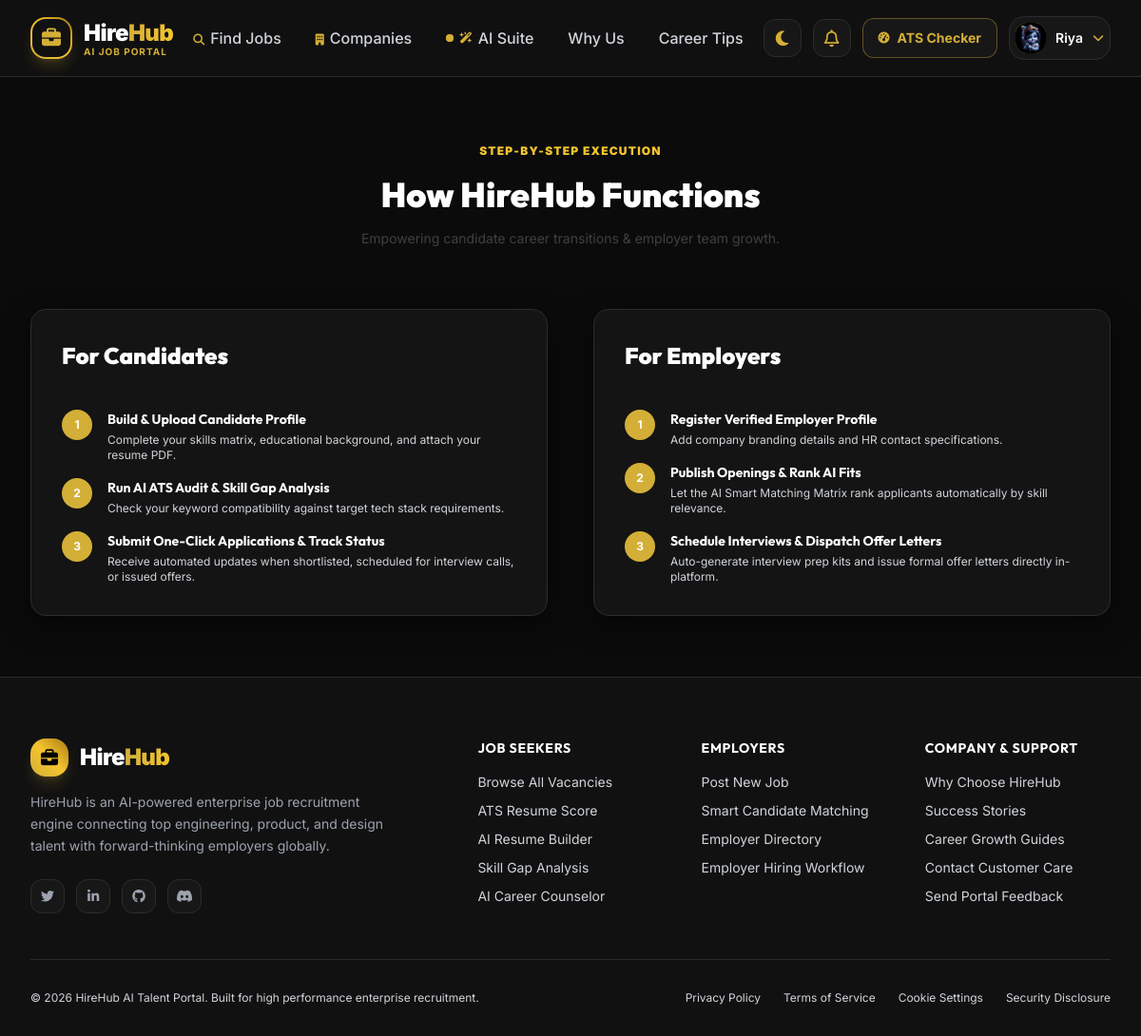
Page /how-it-works/ (signed in) on the committed database.
### accounts/models.py (models this page shows, shortened)
class User(AbstractUser):
    ROLE_CHOICES = (
        ('jobseeker', 'Job Seeker'),
        ('employer', 'Employer'),
        ('admin', 'Admin'),
    )
    role = models.CharField(max_length=20, choices=ROLE_CHOICES, default='jobseeker')
    phone = models.CharField(max_length=20, blank=True, null=True)
    avatar = models.ImageField(upload_to='avatars/', blank=True, null=True)
    is_verified = models.BooleanField(default=False)
    bio = models.TextField(blank=True, null=True)
    created_at = models.DateTimeField(auto_now_add=True)
    @property
    def is_jobseeker(self):
        return self.role == 'jobseeker'
    @property
    def is_employer(self):
        return self.role == 'employer'

### reports/views.py (the view)
# urls.py: path('how-it-works/', report_views.static_how_it_works, name='how_it_works'),
def static_how_it_works(request):
    return render(request, 'reports/how_it_works.html')

### accounts/context_processors.py (called while the page is built)
def global_context(request):
    context = {
        'all_categories': Category.objects.all()[:8] if Category.objects.exists() else [],
        'unread_notifications_count': 0,
        'user_company': None
    }
    if request.user.is_authenticated:
        context['unread_notifications_count'] = Notification.objects.filter(user=request.user, is_read=False).count()
        if request.user.is_employer:
            context['user_company'] = Company.objects.filter(employer=request.user).first()
    return context

### templates/reports/how_it_works.html (shortened to what this page needs)
{% extends 'base/base.html' %}
{% block content %}
<div class="py-16 bg-slate-50 dark:bg-slate-950">
    <div class="max-w-7xl mx-auto px-4 sm:px-6 lg:px-8 space-y-16">
        <div class="text-center max-w-3xl mx-auto space-y-4">
            <span class="text-xs font-black uppercase tracking-widest text-indigo-600 dark:text-indigo-400">Step-by-Step Execution</span>
            <h1 class="text-4xl font-black text-slate-900 dark:text-white">How HireHub Functions</h1>
            <p class="text-slate-600 dark:text-slate-300 text-sm">Empowering candidate career transitions & employer team growth.</p>
        </div>
        <div class="grid grid-cols-1 md:grid-cols-2 gap-12">
            <div class="glass-card p-8 rounded-3xl space-y-6 shadow-xl">
                <h3 class="text-2xl font-black text-slate-900 dark:text-white border-b border-slate-200 dark:border-slate-800 pb-4">For Candidates</h3>
                <div class="space-y-4 text-xs">
                    <div class="flex items-start space-x-4">
                        <span class="w-8 h-8 rounded-full bg-indigo-600 text-white font-bold flex items-center justify-center flex-shrink-0">1</span>
                        <div>
                            <h4 class="font-bold text-sm text-slate-900 dark:text-white">Build & Upload Candidate Profile</h4>
                            <p class="text-slate-500 mt-1">Complete your skills matrix, educational background, and attach your resume PDF.</p>
                        </div>
                    </div>
                    <div class="flex items-start space-x-4">
                        <span class="w-8 h-8 rounded-full bg-indigo-600 text-white font-bold flex items-center justify-center flex-shrink-0">2</span>
                        <div>
                            <h4 class="font-bold text-sm text-slate-900 dark:text-white">Run AI ATS Audit & Skill Gap Analysis</h4>
                            <p class="text-slate-500 mt-1">Check your keyword compatibility against target tech stack requirements.</p>
                        </div>
                    </div>
                    <div class="flex items-start space-x-4">
                        <span class="w-8 h-8 rounded-full bg-indigo-600 text-white font-bold flex items-center justify-center flex-shrink-0">3</span>
                        <div>
                            <h4 class="font-bold text-sm text-slate-900 dark:text-white">Submit One-Click Applications & Track Status</h4>
                            <p class="text-slate-500 mt-1">Receive automated updates when shortlisted, scheduled for interview calls, or issued offers.</p>
                        </div>
                    </div>
                </div>
            </div>
            <div class="glass-card p-8 rounded-3xl space-y-6 shadow-xl">
                <h3 class="text-2xl font-black text-slate-900 dark:text-white border-b border-slate-200 dark:border-slate-800 pb-4">For Employers</h3>
                <div class="space-y-4 text-xs">
                    <div class="flex items-start space-x-4">
                        <span class="w-8 h-8 rounded-full bg-purple-600 text-white font-bold flex items-center justify-center flex-shrink-0">1</span>
                        <div>
                            <h4 class="font-bold text-sm text-slate-900 dark:text-white">Register Verified Employer Profile</h4>
                            <p class="text-slate-500 mt-1">Add company branding details and HR contact specifications.</p>
                        </div>
                    </div>
                    <div class="flex items-start space-x-4">
                        <span class="w-8 h-8 rounded-full bg-purple-600 text-white font-bold flex items-center justify-center flex-shrink-0">2</span>
                        <div>
                            <h4 class="font-bold text-sm text-slate-900 dark:text-white">Publish Openings & Rank AI Fits</h4>
                            <p class="text-slate-500 mt-1">Let the AI Smart Matching Matrix rank applicants automatically by skill relevance.</p>
                        </div>
                    </div>
                    <div class="flex items-start space-x-4">
                        <span class="w-8 h-8 rounded-full bg-purple-600 text-white font-bold flex items-center justify-center flex-shrink-0">3</span>
                        <div>
                            <h4 class="font-bold text-sm text-slate-900 dark:text-white">Schedule Interviews & Dispatch Offer Letters</h4>
                            <p class="text-slate-500 mt-1">Auto-generate interview prep kits and issue formal offer letters directly in-platform.</p>
                        </div>
                    </div>
                </div>
            </div>
        </div>
    </div>
</div>
{% endblock %}

### templates/components/navbar.html (shortened to what this page needs)
<nav class="sticky top-0 z-40 w-full backdrop-blur-xl bg-[#111111]/90 border-b border-[#2C2C2C] transition-colors duration-300">
    <div class="max-w-7xl mx-auto px-4 sm:px-6 lg:px-8">
        <div class="flex items-center justify-between h-20">
            <a href="{% url 'home' %}" class="flex items-center space-x-3 group">
                <div class="w-11 h-11 rounded-2xl bg-gradient-to-tr from-[#D4AF37] via-[#F4C430] to-[#AA7C11] p-0.5 shadow-lg shadow-[#D4AF37]/20 group-hover:scale-105 transition-transform duration-300">
                    <div class="w-full h-full bg-[#111111] rounded-[14px] flex items-center justify-center">
                        <i class="fa-solid fa-briefcase text-xl text-[#D4AF37]"></i>
                    </div>
                </div>
                <div class="flex flex-col">
                    <span class="text-2xl font-black tracking-tight text-white">
                        Hire<span class="text-transparent bg-clip-text bg-gradient-to-r from-[#D4AF37] to-[#F4C430]">Hub</span>
                    </span>
                    <span class="text-[10px] font-bold uppercase tracking-widest text-[#D4AF37] -mt-1">AI Job Portal</span>
                </div>
            </a>
            <div class="hidden lg:flex items-center space-x-1 font-medium text-slate-300">
                <a href="{% url 'job_list' %}" class="px-4 py-2.5 rounded-xl transition {% if request.resolver_match.url_name == 'job_list' or request.resolver_match.url_name == 'job_detail' %}text-[#D4AF37] bg-[#171717] border border-[#2C2C2C] font-semibold{% else %}hover:text-[#F4C430] hover:bg-[#171717]{% endif %}">
                    <i class="fa-solid fa-magnifying-glass mr-1.5 text-xs text-[#D4AF37]"></i>Find Jobs
                </a>
                <a href="{% url 'company_list' %}" class="px-4 py-2.5 rounded-xl transition {% if request.resolver_match.url_name == 'company_list' or request.resolver_match.url_name == 'company_detail' %}text-[#D4AF37] bg-[#171717] border border-[#2C2C2C] font-semibold{% else %}hover:text-[#F4C430] hover:bg-[#171717]{% endif %}">
                    <i class="fa-solid fa-building mr-1.5 text-xs text-[#D4AF37]"></i>Companies
                </a>
                <a href="{% url 'ai_dashboard' %}" class="px-4 py-2.5 rounded-xl transition flex items-center space-x-1.5 {% if 'ai_' in request.resolver_match.url_name %}text-[#D4AF37] bg-[#171717] border border-[#2C2C2C] font-semibold{% else %}hover:text-[#F4C430] hover:bg-[#171717]{% endif %}">
                    <span class="relative flex h-2 w-2">
                      <span class="relative inline-flex rounded-full h-2 w-2 bg-[#D4AF37]"></span>
                    </span>
                    <i class="fa-solid fa-wand-magic-sparkles text-xs text-[#D4AF37]"></i>
                    <span>AI Suite</span>
                </a>
                <a href="{% url 'why_choose' %}" class="px-4 py-2.5 rounded-xl transition {% if request.resolver_match.url_name == 'why_choose' %}text-[#D4AF37] bg-[#171717] border border-[#2C2C2C] font-semibold{% else %}hover:text-[#F4C430] hover:bg-[#171717]{% endif %}">Why Us</a>
                <a href="{% url 'career_tips' %}" class="px-4 py-2.5 rounded-xl transition {% if request.resolver_match.url_name == 'career_tips' %}text-[#D4AF37] bg-[#171717] border border-[#2C2C2C] font-semibold{% else %}hover:text-[#F4C430] hover:bg-[#171717]{% endif %}">Career Tips</a>
            </div>
            <div class="flex items-center space-x-3">
                <button type="button" onclick="toggleTheme()" class="w-10 h-10 rounded-xl bg-slate-100 dark:bg-[#171717] border border-slate-200 dark:border-[#2C2C2C] text-[#D4AF37] flex items-center justify-center hover:border-[#D4AF37] transition shadow-sm" title="Toggle Light / Dark Mode">
                    <i id="themeToggleIcon" class="fa-solid fa-moon text-lg"></i>
                </button>
                {% if user.is_authenticated %}
                <a href="{% url 'notification_list' %}" class="relative w-10 h-10 rounded-xl bg-slate-100 dark:bg-[#171717] border border-slate-200 dark:border-[#2C2C2C] text-[#D4AF37] flex items-center justify-center hover:border-[#D4AF37] transition shadow-sm">
                    <i class="fa-regular fa-bell text-lg"></i>
                </a>
                {% if user.is_employer %}
                <a href="{% url 'post_job' %}" class="hidden sm:inline-flex items-center px-4 py-2.5 rounded-xl font-bold text-sm text-black bg-gradient-to-r from-[#D4AF37] via-[#F4C430] to-[#AA7C11] hover:opacity-95 shadow-lg shadow-[#D4AF37]/20 transition">
                    <i class="fa-solid fa-plus mr-2 text-xs"></i>Post Vacancy
                </a>
                {% elif user.is_jobseeker %}
                <a href="{% url 'ai_ats_score' %}" class="hidden sm:inline-flex items-center px-4 py-2.5 rounded-xl font-bold text-sm text-[#D4AF37] bg-[#171717] border border-[#D4AF37]/40 hover:bg-[#D4AF37]/10 transition">
                    <i class="fa-solid fa-gauge-high mr-2 text-xs text-[#D4AF37]"></i>ATS Checker
                </a>
                {% endif %}
                <div class="relative group">
                    <button class="flex items-center space-x-2.5 p-1.5 rounded-2xl border border-[#2C2C2C] bg-[#171717] hover:border-[#D4AF37] transition">
                        <div class="w-8 h-8 rounded-xl bg-gradient-to-br from-[#D4AF37] to-[#AA7C11] flex items-center justify-center text-black font-extrabold text-xs uppercase shadow">
                            {% if user.avatar %}
                                <img src="{{ user.avatar.url }}" class="w-8 h-8 rounded-xl object-cover" alt="Avatar">
                            {% else %}
                                {{ user.username|slice:":2" }}
                            {% endif %}
                        </div>
                        <span class="hidden md:inline font-semibold text-sm text-white">
                            {{ user.first_name|default:user.username }}
                        </span>
                        <i class="fa-solid fa-chevron-down text-xs text-[#D4AF37]"></i>
                    </button>
                </div>
                {% endif %}
            </div>
        </div>
    </div>
</nav>

### templates/base/base.html (style rules this page uses)
body { font-family: 'Inter', sans-serif; background-color: #F8FAFC; color: #1E293B; transition: background-color 0.3s ease, color 0.3s ease; }
h1, h2, h3, h4, h5, h6 { font-family: 'Outfit', sans-serif; color: #0F172A; }
.glass-card { background: rgba(255, 255, 255, 0.95); backdrop-filter: blur(16px); border: 1px solid #E2E8F0; border-radius: 16px; box-shadow: 0 10px 30px rgba(0, 0, 0, 0.05); transition: transform 0.3s ease, border-color 0.3s ease, box-shadow 0.3s ease; }
html.dark { color-scheme: dark; }
html.dark body { background-color: #0B0B0B !important; color: #D1D5DB !important; }
html.dark h1, html.dark h2, html.dark h3, html.dark h4, html.dark h5, html.dark h6 { color: #FFFFFF !important; }
html.dark .glass-card { background: rgba(23, 23, 23, 0.85) !important; backdrop-filter: blur(16px); border: 1px solid #2C2C2C !important; border-radius: 16px !important; box-shadow: 0 10px 30px rgba(0, 0, 0, 0.6); }
html.dark .bg-\[\#0B0B0B\] { background-color: #0B0B0B !important; }
html.dark .bg-\[\#111111\] { background-color: #111111 !important; }
html.dark .bg-\[\#171717\] { background-color: #171717 !important; }
html.dark .border-\[\#2C2C2C\] { border-color: #2C2C2C !important; }
html.dark .text-white { color: #FFFFFF !important; }
html.dark .text-slate-300 { color: #D1D5DB !important; }

### rows in the picture
User: avatar (picture), first_name "Riya"
